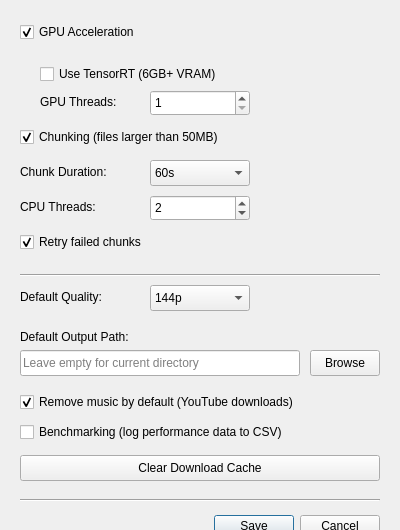
<?xml version="1.0" encoding="UTF-8"?>
<ui version="4.0">
 <class>SettingsDialog</class>
 <widget class="QDialog" name="SettingsDialog">
  <property name="geometry">
   <rect>
    <x>0</x>
    <y>0</y>
    <width>400</width>
    <height>530</height>
   </rect>
  </property>
  <property name="windowTitle">
   <string>Settings</string>
  </property>
  <widget class="QCheckBox" name="gpu_checkbox">
   <property name="geometry">
    <rect>
     <x>20</x>
     <y>20</y>
     <width>360</width>
     <height>24</height>
    </rect>
   </property>
   <property name="text">
    <string>GPU Acceleration</string>
   </property>
   <property name="checked">
    <bool>true</bool>
   </property>
  </widget>
  <widget class="QLabel" name="gpu_status">
   <property name="geometry">
    <rect>
     <x>20</x>
     <y>44</y>
     <width>360</width>
     <height>16</height>
    </rect>
   </property>
   <property name="font">
    <font>
     <italic>true</italic>
     <pointsize>9</pointsize>
    </font>
   </property>
   <property name="text">
    <string/>
   </property>
  </widget>
  <widget class="QCheckBox" name="tensorrt_checkbox">
   <property name="geometry">
    <rect>
     <x>40</x>
     <y>62</y>
     <width>340</width>
     <height>24</height>
    </rect>
   </property>
   <property name="text">
    <string>Use TensorRT (6GB+ VRAM)</string>
   </property>
   <property name="checked">
    <bool>false</bool>
   </property>
  </widget>
  <widget class="QLabel" name="gpu_threads_label">
   <property name="geometry">
    <rect>
     <x>40</x>
     <y>90</y>
     <width>101</width>
     <height>24</height>
    </rect>
   </property>
   <property name="text">
    <string>GPU Threads:</string>
   </property>
  </widget>
  <widget class="QSpinBox" name="gpu_threads_spinbox">
   <property name="geometry">
    <rect>
     <x>150</x>
     <y>90</y>
     <width>100</width>
     <height>26</height>
    </rect>
   </property>
   <property name="minimum">
    <number>1</number>
   </property>
   <property name="maximum">
    <number>2</number>
   </property>
   <property name="value">
    <number>1</number>
   </property>
  </widget>
  <widget class="QCheckBox" name="chunking_checkbox">
   <property name="geometry">
    <rect>
     <x>20</x>
     <y>125</y>
     <width>360</width>
     <height>24</height>
    </rect>
   </property>
   <property name="text">
    <string>Chunking (files larger than 50MB)</string>
   </property>
   <property name="checked">
    <bool>true</bool>
   </property>
  </widget>
  <widget class="QLabel" name="label">
   <property name="geometry">
    <rect>
     <x>20</x>
     <y>160</y>
     <width>121</width>
     <height>24</height>
    </rect>
   </property>
   <property name="text">
    <string>Chunk Duration:</string>
   </property>
  </widget>
  <widget class="QComboBox" name="chunk_duration_combo">
   <property name="geometry">
    <rect>
     <x>150</x>
     <y>160</y>
     <width>100</width>
     <height>26</height>
    </rect>
   </property>
   <property name="currentIndex">
    <number>1</number>
   </property>
   <item>
    <property name="text">
     <string>30s</string>
    </property>
   </item>
   <item>
    <property name="text">
     <string>60s</string>
    </property>
   </item>
   <item>
    <property name="text">
     <string>120s</string>
    </property>
   </item>
  </widget>
  <widget class="QLabel" name="cpu_threads_label">
   <property name="geometry">
    <rect>
     <x>20</x>
     <y>195</y>
     <width>121</width>
     <height>24</height>
    </rect>
   </property>
   <property name="text">
    <string>CPU Threads:</string>
   </property>
  </widget>
  <widget class="QSpinBox" name="cpu_threads_spinbox">
   <property name="geometry">
    <rect>
     <x>150</x>
     <y>195</y>
     <width>100</width>
     <height>26</height>
    </rect>
   </property>
   <property name="minimum">
    <number>1</number>
   </property>
   <property name="maximum">
    <number>4</number>
   </property>
   <property name="value">
    <number>2</number>
   </property>
  </widget>
  <widget class="QCheckBox" name="retry_chunks_checkbox">
   <property name="geometry">
    <rect>
     <x>20</x>
     <y>230</y>
     <width>360</width>
     <height>24</height>
    </rect>
   </property>
   <property name="text">
    <string>Retry failed chunks</string>
   </property>
   <property name="checked">
    <bool>true</bool>
   </property>
  </widget>
  <widget class="Line" name="line">
   <property name="geometry">
    <rect>
     <x>20</x>
     <y>265</y>
     <width>360</width>
     <height>20</height>
    </rect>
   </property>
   <property name="frameShadow">
    <enum>QFrame::Shadow::Sunken</enum>
   </property>
   <property name="orientation">
    <enum>Qt::Orientation::Horizontal</enum>
   </property>
  </widget>
  <widget class="QLabel" name="label_2">
   <property name="geometry">
    <rect>
     <x>20</x>
     <y>285</y>
     <width>121</width>
     <height>24</height>
    </rect>
   </property>
   <property name="text">
    <string>Default Quality:</string>
   </property>
  </widget>
  <widget class="QComboBox" name="default_quality_combo">
   <property name="geometry">
    <rect>
     <x>150</x>
     <y>285</y>
     <width>100</width>
     <height>26</height>
    </rect>
   </property>
   <item>
    <property name="text">
     <string>144p</string>
    </property>
   </item>
   <item>
    <property name="text">
     <string>240p</string>
    </property>
   </item>
   <item>
    <property name="text">
     <string>360p</string>
    </property>
   </item>
   <item>
    <property name="text">
     <string>480p</string>
    </property>
   </item>
   <item>
    <property name="text">
     <string>720p</string>
    </property>
   </item>
   <item>
    <property name="text">
     <string>1080p</string>
    </property>
   </item>
  </widget>
  <widget class="QLabel" name="label_3">
   <property name="geometry">
    <rect>
     <x>20</x>
     <y>325</y>
     <width>121</width>
     <height>24</height>
    </rect>
   </property>
   <property name="text">
    <string>Default Output Path:</string>
   </property>
  </widget>
  <widget class="QLineEdit" name="default_output_path">
   <property name="geometry">
    <rect>
     <x>20</x>
     <y>350</y>
     <width>280</width>
     <height>26</height>
    </rect>
   </property>
   <property name="placeholderText">
    <string>Leave empty for current directory</string>
   </property>
  </widget>
  <widget class="QPushButton" name="browse_output_button">
   <property name="geometry">
    <rect>
     <x>310</x>
     <y>350</y>
     <width>70</width>
     <height>26</height>
    </rect>
   </property>
   <property name="text">
    <string>Browse</string>
   </property>
  </widget>
  <widget class="QCheckBox" name="remove_music_checkbox">
   <property name="geometry">
    <rect>
     <x>20</x>
     <y>390</y>
     <width>360</width>
     <height>24</height>
    </rect>
   </property>
   <property name="text">
    <string>Remove music by default (YouTube downloads)</string>
   </property>
   <property name="checked">
    <bool>true</bool>
   </property>
  </widget>
  <widget class="QCheckBox" name="benchmarking_checkbox">
   <property name="geometry">
    <rect>
     <x>20</x>
     <y>420</y>
     <width>360</width>
     <height>24</height>
    </rect>
   </property>
   <property name="text">
    <string>Benchmarking (log performance data to CSV)</string>
   </property>
  </widget>
  <widget class="QPushButton" name="clear_cache_button">
   <property name="geometry">
    <rect>
     <x>20</x>
     <y>455</y>
     <width>360</width>
     <height>26</height>
    </rect>
   </property>
   <property name="text">
    <string>Clear Download Cache</string>
   </property>
  </widget>
  <widget class="Line" name="line_2">
   <property name="geometry">
    <rect>
     <x>20</x>
     <y>490</y>
     <width>360</width>
     <height>20</height>
    </rect>
   </property>
   <property name="frameShadow">
    <enum>QFrame::Shadow::Sunken</enum>
   </property>
   <property name="orientation">
    <enum>Qt::Orientation::Horizontal</enum>
   </property>
  </widget>
  <widget class="QDialogButtonBox" name="button_box">
   <property name="geometry">
    <rect>
     <x>20</x>
     <y>510</y>
     <width>360</width>
     <height>32</height>
    </rect>
   </property>
   <property name="orientation">
    <enum>Qt::Orientation::Horizontal</enum>
   </property>
   <property name="standardButtons">
    <set>QDialogButtonBox::StandardButton::Cancel|QDialogButtonBox::StandardButton::Save</set>
   </property>
  </widget>
 </widget>
 <resources/>
 <connections>
  <connection>
   <sender>button_box</sender>
   <signal>accepted()</signal>
   <receiver>SettingsDialog</receiver>
   <slot>accept()</slot>
   <hints>
    <hint type="sourcelabel">
     <x>248</x>
     <y>254</y>
    </hint>
    <hint type="destinationlabel">
     <x>157</x>
     <y>274</y>
    </hint>
   </hints>
  </connection>
  <connection>
   <sender>button_box</sender>
   <signal>rejected()</signal>
   <receiver>SettingsDialog</receiver>
   <slot>reject()</slot>
   <hints>
    <hint type="sourcelabel">
     <x>316</x>
     <y>260</y>
    </hint>
    <hint type="destinationlabel">
     <x>286</x>
     <y>274</y>
    </hint>
   </hints>
  </connection>
 </connections>
</ui>
